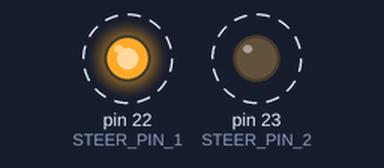
A sketch run on a simulated Arduino Mega 2560, built with avr-gcc and run on an emulated ATmega2560. Shown: output pins drawn as LEDs (lit = HIGH). Dashed ring = blinking.

Above: at 0.5 s.
Timing chart, 0 to 4.6 s (numbered marks = the images above):
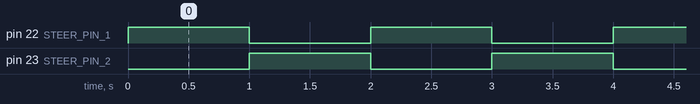

The sketch:

test.ino
```cpp
#define STEER_PIN_1 22
#define STEER_PIN_2 23
#define THROTTLE_PIN_1 24
#define THROTTLE_PIN_2 25

#define MESSAGE_SEPARATOR ';'

void setup()
{
  pinMode(STEER_PIN_1, OUTPUT);
  pinMode(STEER_PIN_2, OUTPUT);
}

void loop()
{
  digitalWrite(STEER_PIN_1, HIGH);
  digitalWrite(STEER_PIN_2, LOW);
  delay(1000);
  digitalWrite(STEER_PIN_1, LOW);
  digitalWrite(STEER_PIN_2, HIGH);
  delay(1000);
}
```

Measured:
- by itself, pin 22 (STEER_PIN_1), pin 23 (STEER_PIN_2): alternates HIGH for 1.0 s and LOW for 1.0 s
